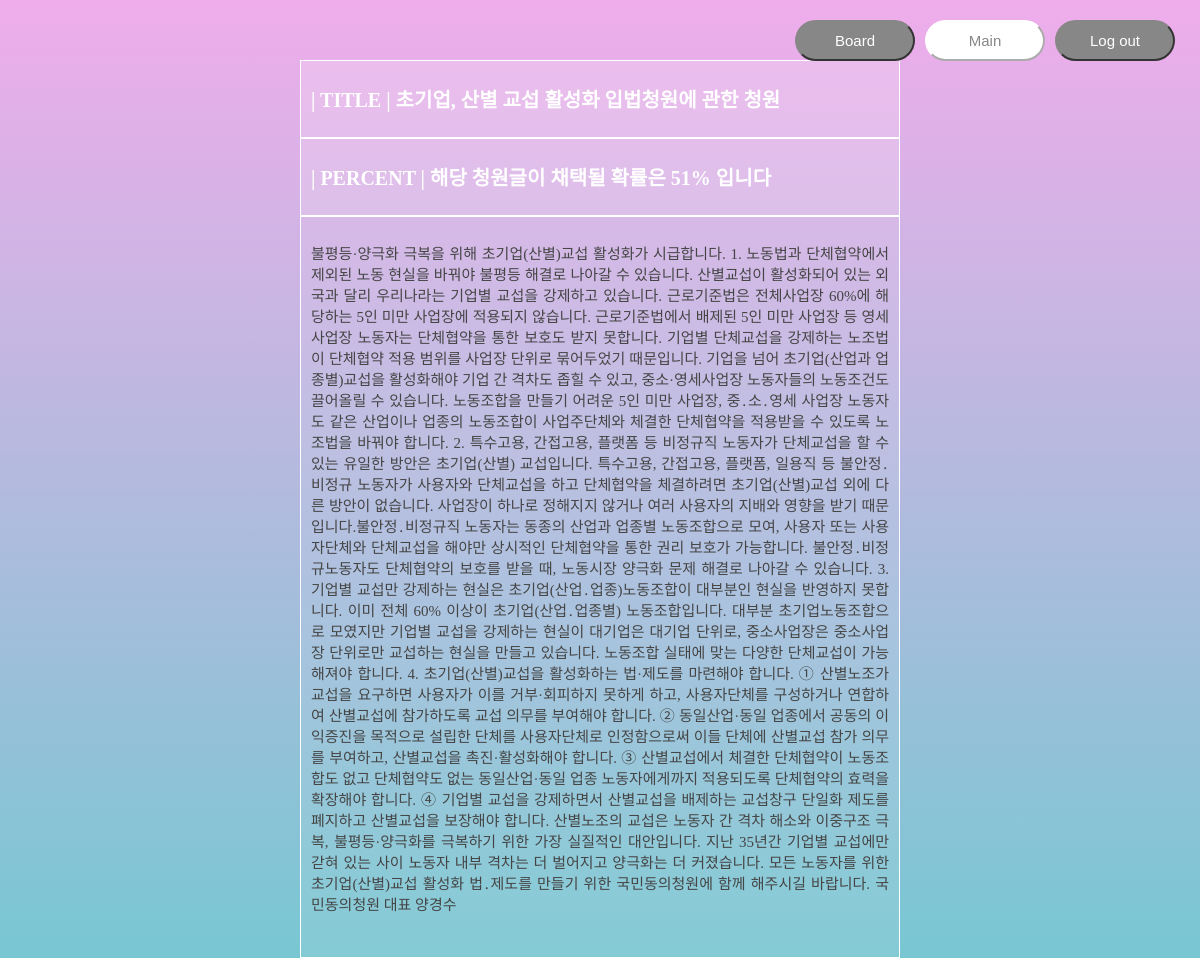
/detail/61, run on the app's committed database.
### boards/models.py (models this page shows)
class Petition(models.Model):
    category = models.CharField(max_length=50)
    title = models.CharField(max_length=100)
    content = models.TextField()
    percent = models.IntegerField()

### boards/views.py (the view)
# urls.py: path('detail/<int:pk>', views.detail, name="detail"),
def detail(request,pk):
    board = Petition.objects.get(pk=pk)
    context = {
        'board':board
    }
    return render(request, "boards/table_detail.html", context)

### boards/templates/boards/table_detail.html (shortened to what this page needs)
<!DOCTYPE html>
<html lang="en">
  <head>
  </head>
  <body>
    <div class='buttonarea'>
      <form action="{% url 'boards:registertotable' %}" method="get">
          <button class="button-board">
            <span>Board</span></button>
      </form>
      <form action="{% url 'boards:returntoregister' %}" method="get">
          <button class="button-return">
            <span>Main</span></button>
      </form>
      <form action="{% url 'boards:start' %}" method="get">
        <button class="button-board">
          <span>Log out</span></button>
      </form>
    </div>
    <div id="DetailContents">
      <div id="Title">
        <h1>| TITLE |
          {{board.title}}</h1>
      </div>
      <div id="Percent">
        <h1>| PERCENT | 해당 청원글이 채택될 확률은
          {{board.percent}}% 입니다</h1>
      </div>
      <div id="Content">
        <p>{{board.content}}</p>
      </div>
    </body>
  </html>

### boards/templates/boards/table_detail.html (style rules this page uses)
body { margin: 0; height: 100%; background-image: linear-gradient(to top, #78c7d2 0%, #efadeb 100%); font: 600 'Open Sans', sans-serif; background-repeat: no-repeat; background-size: cover; background-attachment: fixed; }
#DetailContents { margin-top: 70px; align-items: center; width: 50%; height: 100vh; margin: 5% auto; flex-wrap: wrap; }
#Title { text-align: left; padding: 10px; font-size: 10px; color: rgb(255, 255, 255); background-color: #ffffff2d; border: 1px solid rgb(255, 255, 255); }
#Percent { text-align: left; padding: 10px; font-size: 10px; color: rgb(255, 255, 255); background-color: #ffffff2d; border: 1px solid rgb(255, 255, 255); }
#Content { text-align: justify; padding: 10px; font-size: 15px; color: #454545; height: 90%; background-color: #ffffff16; border: 1px solid rgb(255, 255, 255); }
.buttonarea { margin-top: 10px; text-align: center; position: absolute; top: 0; right: 0; margin: 20px; display: flex; justify-content: space-between; }
button { margin: 0 5px; }
.button-return { border-color: #ffffff; color: rgb(135, 135, 135); padding: 10px 20px; width: 120px; background: #ffffff; font-size: 15px; display: flex; justify-content: center; border-radius: 50px; }
.button-board { border-color: rgb(135, 135, 135); color: white; padding: 10px 20px; width: 120px; background: rgb(135, 135, 135); font-size: 15px; display: flex; justify-content: center; border-radius: 50px; }

### data on the page
Petition: title "초기업, 산별 교섭 활성화 입법청원에 관한 청원", percent "51", content "불평등·양극화 극복을 위해 초기업(산별)교섭 활성화가 시급합니다. 1. 노동법과 단체협약에서 제외된 노동 현실을 바꿔야 불평등 해결로 나아갈 수 있습니다. 산별교섭이 활성화되어 있는 외국과 달리 우리나라는 기업별 교섭을 강제하고 있습니다. 근로기준법은 전체사업장 60%에 해당하는 5인 미만 사업장에 적용되지 않습니다. 근로기준법에서 배제된 5인 미만 사업장 등 영세사업장 노동자는 단체협약을 통한 보호도 받지 못합니다. 기업별 단체교섭을 강제하는 노조법이 단체협약 적용 범위를 사업장 단위로 묶어두었기 때문입니다. 기업을 넘어 초기업(산업과 업종별)교섭을 활성화해야 기업 간 격차도 좁힐 수 있고, 중소·영세사업장 노동자들의 노동조건도 끌어올릴 수 있습니다. 노동조합을 만들기 어려운 5인 미만 사업장, 중․소․영세 사업장 노동자도 같은 산업이나 업종의 노동조합이 사업주단체와 체결한 단체협약을 적용받을 수 있도록 노조법을 바꿔야 합니다. 2. 특수고용, 간접고용, 플랫폼 등 비정규직 노동자가 단체교섭을 할 수 있는 유일한 방안은 초기업(산별) 교섭입니다. 특수고용, 간접고용, 플랫폼, 일용직 등 불안정․비정규 노동자가 사용자와 단체교섭을 하고 단체협약을 체결하려면 초기업(산별)교섭 외에 다른 방안이 없습니다. 사업장이 하나로 정해지지 않거나 여러 사용자의 지배와 영향을 받기 때문입니다.불안정․비정규직 노동자는 동종의 산업과 업종별…"
